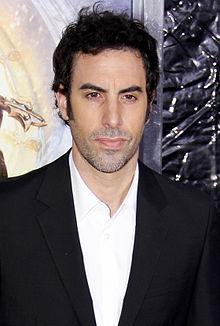
#> input picture Face Recognition/images/borat.jpg, 220 x 326 px, given in place of 0.jpg, which was not available
$ jupyter execute --allow-errors 'Duplicate Detection.ipynb'   (older library calls are emulated)   (text cells are left out)
#> lines starting #> are read from the running program, lines starting #| are printed output that depends on the picture; pictures that were not available may be replaced by others from this repository, and a replacement may not be noted
#> further down, im is the input picture: shape (326, 220, 3); mean R, G, B 106.1, 97.5, 98.6
#> `image_resized = misc.imresize(im, (64, 64))`:
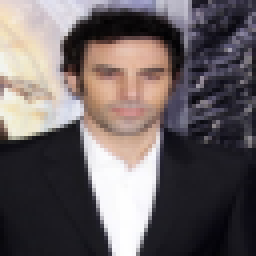
#> image_resized: shape (64, 64, 3) (shown 4 times larger); mean R, G, B 106.1, 97.5, 98.7
#> pass 2 of the loop `for i in range(0,1062):`:
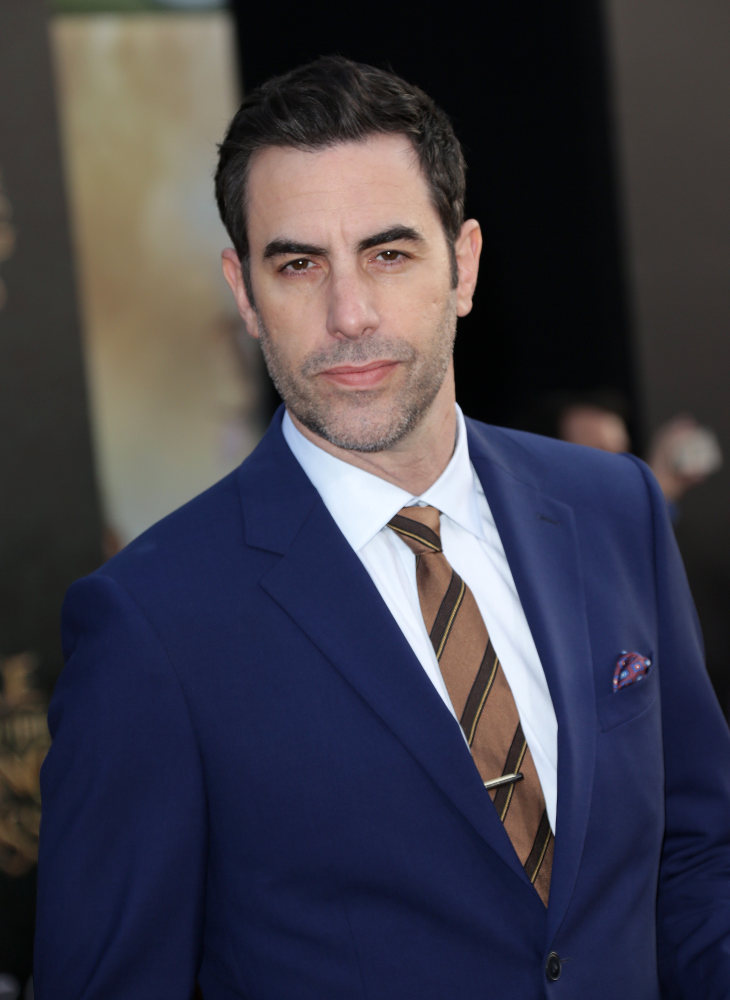
#> input picture Face Recognition/images/sacha.jpg, 2190 x 3000 px, given in place of 1.jpg, which was not available (shown at 1/3 size)
#> im is the input picture: shape (3000, 2190, 3); mean R, G, B 64.1, 61.8, 72.5
#> `image_resized = misc.imresize(im, (64, 64))`:
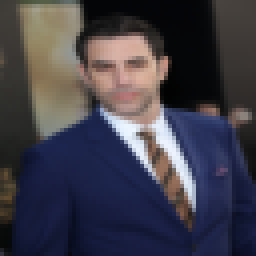
#> image_resized: shape (64, 64, 3) (shown 4 times larger); mean R, G, B 64.1, 61.8, 72.5
[cell 1]
import pandas as pd
import warnings
import seaborn as sns
import matplotlib.pyplot as plt
import urllib
import cv2
import numpy as np
import umap
from scipy import ndimage, misc
from scipy.linalg import norm
from scipy import sum, average
import matplotlib.image as mpimg
from PIL import Image
from skimage import io
from scipy import misc
warnings.filterwarnings("ignore")

#> (a cell that did not finish here is left out)

#> (a cell that did not finish here is left out)

#> (a cell that did not finish here is left out)

#> (a cell that did not finish here is left out)

#> (a cell that did not finish here is left out)

#> (a cell that did not finish here is left out)

#> (a cell that did not finish here is left out)

[cell 9]
worth = []
#> (the rest of this cell did not finish here and is left out)

#> (a cell that did not finish here is left out)

#> (a cell that did not finish here is left out)

#> (a cell that did not finish here is left out)

[cell 13]
images = []
#> (the rest of this cell did not finish here and is left out)

[cell 14]
def compare_images(img1, img2):
    # calculate the difference and its norms
    diff = img1 - img2  # elementwise for scipy arrays
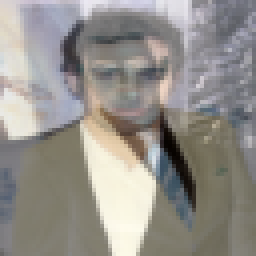
#> diff: shape (64, 64, 3) float64 (shown 4 times larger); mean R, G, B 0.165, 0.14, 0.103; drawn with min black and max white
    m_norm = sum(abs(diff))  # Manhattan norm
    z_norm = norm(diff.ravel(), 0)  # Zero norm
    return (m_norm, z_norm)

[cell 15]
compare_images(images[0],images[1])
#> (the call stopped at in compare_images, `m_norm = sum(abs(diff))`: scipy is not available in this run)
